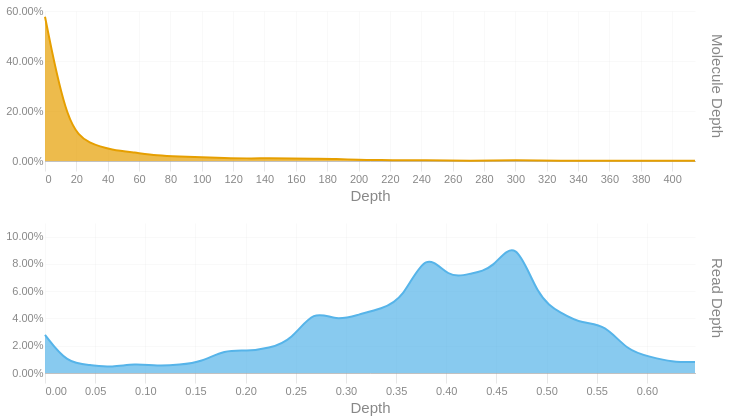

Source (notebook cell):
### Code cell
readdep = depth_hist(tb['Read Depth'], q99, 3)
readdep = readdep.with_columns(pl.lit('Read Depth').alias('Metric'))
if not SKIPLR:
    moldep = depth_hist(tb['Molecule Depth'], mol_q99, 1)
    moldep = moldep.with_columns(pl.lit('Molecule Depth').alias('Metric'))
    _hist = pl.concat([readdep, moldep])
    _hist = _hist.filter(pl.col('Proportion') != 0)
    with SafeRender(_hist):
        (
            alt.Chart(_hist)        
            .mark_area(interpolate = "basis")
            .encode(
                x=alt.X('Bin:Q').scale(domainMin=0).axis(alt.Axis(title='Depth')),
                y = alt.Y('Proportion:Q', title = None).axis(format = '.2%'),
                color = alt.Color('Metric:N').legend(None),
                row = alt.Row("Metric:N").header(title = None, labelOrient = 'right'),
                tooltip = [
                    alt.Tooltip("Metric:N", title = "Metric"),
                    alt.Tooltip('Interval:N', title = "Depth Interval"),
                    alt.Tooltip('Proportion:Q', title = "% Alignments").format('.2%')
                ]
            )
            .resolve_scale(x='independent', y='independent')
            .properties(
                height = 150, width = 650,
                usermeta={'embedOptions': {'downloadFileName': f'{samplename}.depth.hist'}}
            )
        ).display()
else:
    readdep = readdep.filter(pl.col('Proportion') != 0)
    with SafeRender(readdep):
        (
            alt.Chart(readdep)        
            .mark_area(interpolate = "basis")
            .encode(
                x=alt.X('Bin:Q').scale(domainMin=0).axis(alt.Axis(title='Depth')),
                y = alt.Y('Proportion:Q', title = None).axis(format = '.2%'),
                tooltip = [
                    alt.Tooltip('Interval:N', title = "Depth Interval"),
                    alt.Tooltip('Proportion:Q', title = "% Alignments").format('.2%')
                ]
            )
            .properties(
                usermeta={'embedOptions': {'downloadFileName': f'{samplename}.depth.hist'}}
            )
        ).display()

### Figure 1 — Vega-Lite specification as saved in the notebook (floating-point values rounded to 4 significant figures)
{"width": 650, "height": 150, "config": {"title": {"anchor": "start", "dy": -15, "fontSize": 18, "color": "#888888", "subtitleColor": "#888888", "subtitleFontSize": 14}, "arc": {"fill": "#0072B2"}, "axis": {"domainColor": "#888888", "domainWidth": 0.5, "gridWidth": 0.2, "grid": false, "titleFontWeight": 400, "titleFontSize": 15, "labelFontSize": 11, "labelColor": "#888888", "tickColor": "#888888", "tickWidth": 0.2, "titleColor": "#888888"}, "axisBand": {"grid": false}, "axisX": {"grid": true, "tickSize": 10, "domainCap": "round"}, "axisY": {"domain": false, "grid": true, "tickSize": 0, "domainCap": "round"}, "background": "transparent", "header": {"labelFontSize": 15, "labelColor": "#888888", "titleFontSize": 15, "titleFontWeight": 600, "titleColor": "#888888"}, "legend": {"labelFont": "sans-serif", "labelFontSize": 12, "labelColor": "#888888", "symbolSize": 100, "symbolType": "circle", "titleFontSize": 12, "titlePadding": 10, "titleColor": "#888888", "title": null}, "range": {"category": ["#E69F00", "#56B4E9", "#009E73", "#F0E442", "#0072B2", "#D55E00", "#CC79A7", "#000000"], "diverging": ["#cfe8f3", "#a2d4ec", "#73bfe2", "#46abdb", "#1696d2", "#12719e"]}, "area": {"fill": "#0072B2", "fillOpacity": 0.7, "line": true, "strokeOpacity": 0.7}, "line": {"color": "#0072B2", "stroke": "#0072B2", "strokeWidth": 2}, "trail": {"color": "#0072B2", "stroke": "#0072B2", "strokeWidth": 0, "size": 1}, "point": {"filled": true, "fillOpacity": 1.0, "size": 95}, "text": {"color": "#888888", "fontSize": 11, "align": "right", "fontWeight": 400, "size": 11}, "bar": {"fill": "#0072B2", "stroke": null}, "view": {"stroke": null, "continuousWidth": 660, "continuousHeight": 400}}, "data": {"name": "data-5bd182be94d9e8dafb75ea2b5739ed8b"}, "mark": {"type": "area", "interpolate": "basis"}, "encoding": {"color": {"field": "Metric", "legend": null, "type": "nominal"}, "row": {"field": "Metric", "header": {"title": null, "labelOrient": "right"}, "type": "nominal"}, "tooltip": [{"field": "Metric", "title": "Metric", "type": "nominal"}, {"field": "Interval", "title": "Depth Interval", "type": "nominal"}, {"field": "Proportion", "format": ".2%", "title": "% Alignments", "type": "quantitative"}], "x": {"axis": {"title": "Depth"}, "field": "Bin", "scale": {"domainMin": 0}, "type": "quantitative"}, "y": {"axis": {"format": ".2%"}, "field": "Proportion", "title": null, "type": "quantitative"}}, "resolve": {"scale": {"x": "independent", "y": "independent"}}, "usermeta": {"embedOptions": {"downloadFileName": "S6_Altamaha_3959.depth.hist"}}, "$schema": "https://vega.github.io/schema/vega-lite/v6.1.0.json", "datasets": {"data-5bd182be94d9e8dafb75ea2b5739ed8b": [{"Bin": 0.0, "Interval": "0.0-0.022", "Proportion": 0.028, "Metric": "Read Depth"}, {"Bin": 0.022, "Interval": "0.022-0.045", "Proportion": 0.007, "Metric": "Read Depth"}, {"Bin": 0.045, "Interval": "0.045-0.067", "Proportion": 0.006, "Metric": "Read Depth"}, {"Bin": 0.067, "Interval": "0.067-0.089", "Proportion": 0.004, "Metric": "Read Depth"}, {"Bin": 0.089, "Interval": "0.089-0.112", "Proportion": 0.007, "Metric": "Read Depth"}, {"Bin": 0.112, "Interval": "0.112-0.134", "Proportion": 0.005, "Metric": "Read Depth"}, {"Bin": 0.134, "Interval": "0.134-0.156", "Proportion": 0.006, "Metric": "Read Depth"}, {"Bin": 0.156, "Interval": "0.156-0.179", "Proportion": 0.008, "Metric": "Read Depth"}, {"Bin": 0.179, "Interval": "0.179-0.201", "Proportion": 0.017, "Metric": "Read Depth"}, {"Bin": 0.201, "Interval": "0.201-0.223", "Proportion": 0.016, "Metric": "Read Depth"}, {"Bin": 0.223, "Interval": "0.223-0.246", "Proportion": 0.018, "Metric": "Read Depth"}, {"Bin": 0.246, "Interval": "0.246-0.268", "Proportion": 0.024, "Metric": "Read Depth"}, {"Bin": 0.268, "Interval": "0.268-0.29", "Proportion": 0.047, "Metric": "Read Depth"}, {"Bin": 0.29, "Interval": "0.29-0.313", "Proportion": 0.038, "Metric": "Read Depth"}, {"Bin": 0.313, "Interval": "0.313-0.335", "Proportion": 0.043, "Metric": "Read Depth"}, {"Bin": 0.335, "Interval": "0.335-0.357", "Proportion": 0.047, "Metric": "Read Depth"}, {"Bin": 0.357, "Interval": "0.357-0.38", "Proportion": 0.054, "Metric": "Read Depth"}, {"Bin": 0.38, "Interval": "0.38-0.402", "Proportion": 0.091, "Metric": "Read Depth"}, {"Bin": 0.402, "Interval": "0.402-0.424", "Proportion": 0.069, "Metric": "Read Depth"}, {"Bin": 0.424, "Interval": "0.424-0.447", "Proportion": 0.073, "Metric": "Read Depth"}, {"Bin": 0.447, "Interval": "0.447-0.469", "Proportion": 0.076, "Metric": "Read Depth"}, {"Bin": 0.469, "Interval": "0.469-0.491", "Proportion": 0.101, "Metric": "Read Depth"}, {"Bin": 0.491, "Interval": "0.491-0.514", "Proportion": 0.055, "Metric": "Read Depth"}, {"Bin": 0.514, "Interval": "0.514-0.536", "Proportion": 0.044, "Metric": "Read Depth"}, {"Bin": 0.536, "Interval": "0.536-0.558", "Proportion": 0.036, "Metric": "Read Depth"}, {"Bin": 0.558, "Interval": "0.558-0.581", "Proportion": 0.036, "Metric": "Read Depth"}, {"Bin": 0.581, "Interval": "0.581-0.603", "Proportion": 0.016, "Metric": "Read Depth"}, {"Bin": 0.603, "Interval": "0.603-0.625", "Proportion": 0.012, "Metric": "Read Depth"}, {"Bin": 0.625, "Interval": "0.625-0.648", "Proportion": 0.008, "Metric": "Read Depth"}, {"Bin": 0.648, "Interval": "0.648-0.67", "Proportion": 0.008, "Metric": "Read Depth"}, {"Bin": 0.0, "Interval": "0.0-14.3", "Proportion": 0.577, "Metric": "Molecule Depth"}, {"Bin": 14.3, "Interval": "14.3-28.6", "Proportion": 0.131, "Metric": "Molecule Depth"}, {"Bin": 28.6, "Interval": "28.6-42.9", "Proportion": 0.068, "Metric": "Molecule Depth"}, {"Bin": 42.9, "Interval": "42.9-57.2", "Proportion": 0.044, "Metric": "Molecule Depth"}, {"Bin": 57.2, "Interval": "57.2-71.5", "Proportion": 0.034, "Metric": "Molecule Depth"}, {"Bin": 71.5, "Interval": "71.5-85.8", "Proportion": 0.022, "Metric": "Molecule Depth"}, {"Bin": 85.8, "Interval": "85.8-100.1", "Proportion": 0.018, "Metric": "Molecule Depth"}, {"Bin": 100.1, "Interval": "100.1-114.4", "Proportion": 0.015, "Metric": "Molecule Depth"}, {"Bin": 114.4, "Interval": "114.4-128.7", "Proportion": 0.012, "Metric": "Molecule Depth"}, {"Bin": 128.7, "Interval": "128.7-143.0", "Proportion": 0.01, "Metric": "Molecule Depth"}, {"Bin": 143.0, "Interval": "143.0-157.3", "Proportion": 0.011, "Metric": "Molecule Depth"}, {"Bin": 157.3, "Interval": "157.3-171.6", "Proportion": 0.01, "Metric": "Molecule Depth"}, {"Bin": 171.6, "Interval": "171.6-185.9", "Proportion": 0.009, "Metric": "Molecule Depth"}, {"Bin": 185.9, "Interval": "185.9-200.1", "Proportion": 0.009, "Metric": "Molecule Depth"}, {"Bin": 200.1, "Interval": "200.1-214.4", "Proportion": 0.004, "Metric": "Molecule Depth"}, {"Bin": 214.4, "Interval": "214.4-228.7", "Proportion": 0.004, "Metric": "Molecule Depth"}, {"Bin": 228.7, "Interval": "228.7-243.0", "Proportion": 0.003, "Metric": "Molecule Depth"}, {"Bin": 243.0, "Interval": "243.0-257.3", "Proportion": 0.003, "Metric": "Molecule Depth"}, {"Bin": 257.3, "Interval": "257.3-271.6", "Proportion": 0.002, "Metric": "Molecule Depth"}, {"Bin": 271.6, "Interval": "271.6-285.9", "Proportion": 0.001, "Metric": "Molecule Depth"}, {"Bin": 285.9, "Interval": "285.9-300.2", "Proportion": 0.002, "Metric": "Molecule Depth"}, {"Bin": 300.2, "Interval": "300.2-314.5", "Proportion": 0.003, "Metric": "Molecule Depth"}, {"Bin": 314.5, "Interval": "314.5-328.8", "Proportion": 0.002, "Metric": "Molecule Depth"}, {"Bin": 328.8, "Interval": "328.8-343.1", "Proportion": 0.001, "Metric": "Molecule Depth"}, {"Bin": 343.1, "Interval": "343.1-357.4", "Proportion": 0.001, "Metric": "Molecule Depth"}, {"Bin": 357.4, "Interval": "357.4-371.7", "Proportion": 0.001, "Metric": "Molecule Depth"}, {"Bin": 371.7, "Interval": "371.7-386.0", "Proportion": 0.001, "Metric": "Molecule Depth"}, {"Bin": 386.0, "Interval": "386.0-400.3", "Proportion": 0.001, "Metric": "Molecule Depth"}, {"Bin": 400.3, "Interval": "400.3-414.6", "Proportion": 0.001, "Metric": "Molecule Depth"}, {"Bin": 414.6, "Interval": "414.6-428.89", "Proportion": 0.001, "Metric": "Molecule Depth"}]}}
